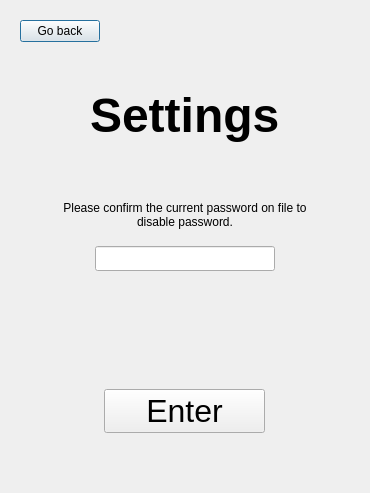
<?xml version="1.0" encoding="UTF-8"?>
<ui version="4.0">
 <class>Dialog</class>
 <widget class="QDialog" name="Dialog">
  <property name="geometry">
   <rect>
    <x>0</x>
    <y>0</y>
    <width>370</width>
    <height>493</height>
   </rect>
  </property>
  <property name="windowTitle">
   <string>Dialog</string>
  </property>
  <property name="styleSheet">
   <string notr="true">QFrame{border:none;}
</string>
  </property>
  <layout class="QVBoxLayout" name="verticalLayout_3">
   <item>
    <widget class="QFrame" name="frame">
     <property name="frameShape">
      <enum>QFrame::StyledPanel</enum>
     </property>
     <property name="frameShadow">
      <enum>QFrame::Raised</enum>
     </property>
     <layout class="QVBoxLayout" name="verticalLayout_2">
      <item>
       <layout class="QVBoxLayout" name="verticalLayout">
        <item alignment="Qt::AlignLeft|Qt::AlignTop">
         <widget class="QPushButton" name="pushButton_2">
          <property name="text">
           <string>Go back</string>
          </property>
         </widget>
        </item>
        <item>
         <spacer name="verticalSpacer_4">
          <property name="orientation">
           <enum>Qt::Vertical</enum>
          </property>
          <property name="sizeHint" stdset="0">
           <size>
            <width>20</width>
            <height>40</height>
           </size>
          </property>
         </spacer>
        </item>
        <item alignment="Qt::AlignHCenter|Qt::AlignTop">
         <widget class="QLabel" name="label_2">
          <property name="font">
           <font>
            <pointsize>36</pointsize>
            <weight>75</weight>
            <bold>true</bold>
           </font>
          </property>
          <property name="text">
           <string>Settings</string>
          </property>
         </widget>
        </item>
        <item>
         <spacer name="verticalSpacer">
          <property name="orientation">
           <enum>Qt::Vertical</enum>
          </property>
          <property name="sizeHint" stdset="0">
           <size>
            <width>20</width>
            <height>40</height>
           </size>
          </property>
         </spacer>
        </item>
        <item alignment="Qt::AlignHCenter">
         <widget class="QLabel" name="label_6">
          <property name="minimumSize">
           <size>
            <width>250</width>
            <height>50</height>
           </size>
          </property>
          <property name="text">
           <string>Please confirm the current password on file to disable password.</string>
          </property>
          <property name="alignment">
           <set>Qt::AlignCenter</set>
          </property>
          <property name="wordWrap">
           <bool>true</bool>
          </property>
         </widget>
        </item>
        <item alignment="Qt::AlignHCenter">
         <widget class="QLineEdit" name="lineEdit_3">
          <property name="minimumSize">
           <size>
            <width>180</width>
            <height>25</height>
           </size>
          </property>
         </widget>
        </item>
        <item>
         <spacer name="verticalSpacer_2">
          <property name="orientation">
           <enum>Qt::Vertical</enum>
          </property>
          <property name="sizeHint" stdset="0">
           <size>
            <width>20</width>
            <height>40</height>
           </size>
          </property>
         </spacer>
        </item>
        <item alignment="Qt::AlignHCenter">
         <widget class="QLabel" name="label_3">
          <property name="minimumSize">
           <size>
            <width>150</width>
            <height>25</height>
           </size>
          </property>
          <property name="text">
           <string/>
          </property>
          <property name="alignment">
           <set>Qt::AlignCenter</set>
          </property>
          <property name="wordWrap">
           <bool>true</bool>
          </property>
         </widget>
        </item>
        <item>
         <spacer name="verticalSpacer_5">
          <property name="orientation">
           <enum>Qt::Vertical</enum>
          </property>
          <property name="sizeHint" stdset="0">
           <size>
            <width>20</width>
            <height>40</height>
           </size>
          </property>
         </spacer>
        </item>
        <item alignment="Qt::AlignHCenter">
         <widget class="QPushButton" name="enter_2">
          <property name="minimumSize">
           <size>
            <width>161</width>
            <height>41</height>
           </size>
          </property>
          <property name="font">
           <font>
            <pointsize>24</pointsize>
           </font>
          </property>
          <property name="autoFillBackground">
           <bool>false</bool>
          </property>
          <property name="text">
           <string>Enter</string>
          </property>
         </widget>
        </item>
        <item>
         <spacer name="verticalSpacer_3">
          <property name="orientation">
           <enum>Qt::Vertical</enum>
          </property>
          <property name="sizeHint" stdset="0">
           <size>
            <width>20</width>
            <height>40</height>
           </size>
          </property>
         </spacer>
        </item>
       </layout>
      </item>
     </layout>
    </widget>
   </item>
  </layout>
 </widget>
 <resources/>
 <connections/>
</ui>
